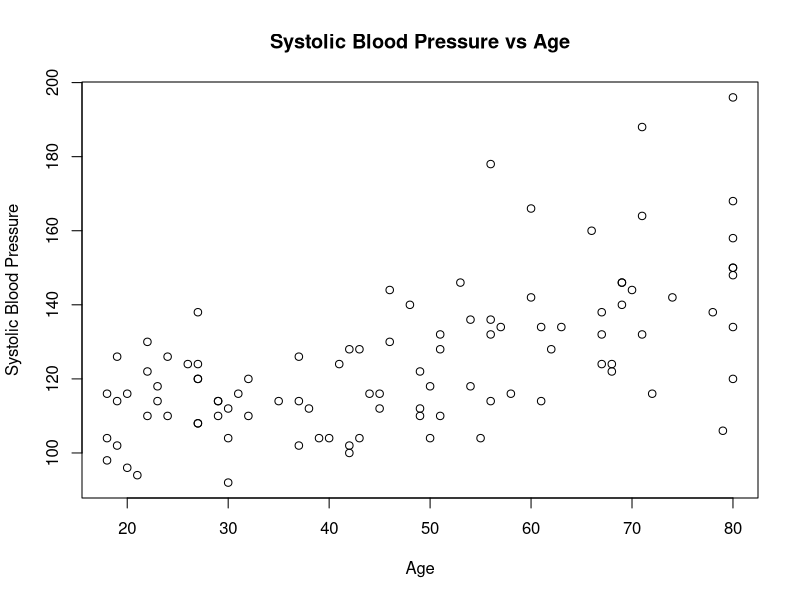
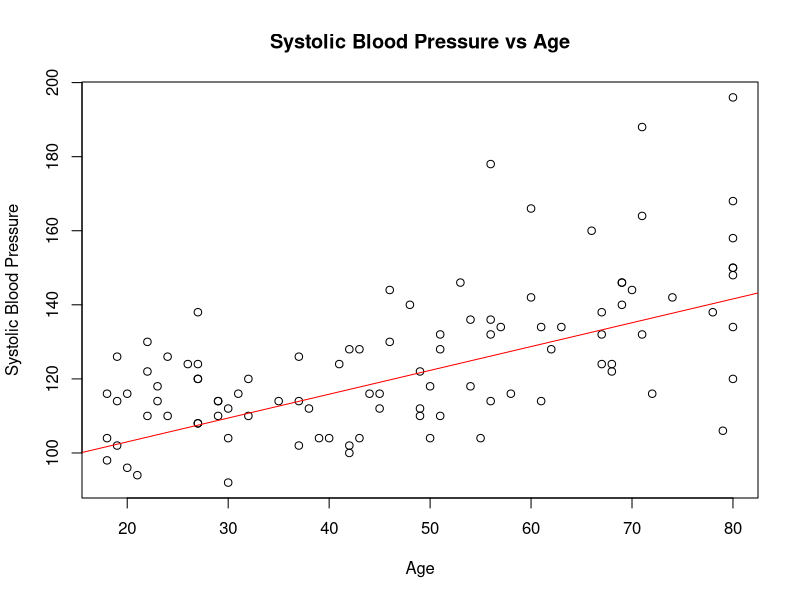

R code for these plots, in order:
## ---- chunk 1
data = read.csv("health_data.csv")
head(data)
## ---- chunk 2
plot(data$Age, data$Systolic_blood_pressure,
     main= "Systolic Blood Pressure vs Age",
     xlab = "Age", ylab = "Systolic Blood Pressure")
## ---- chunk 3
cor(data$Age, data$Systolic_blood_pressure)
## ---- chunk 4
cor(data)
## ---- chunk 5
m = lm(data$Systolic_blood_pressure ~ data$Age)
m
## ---- chunk 6
summary(m)
## ---- chunk 7
m1 = lm(data$Systolic_blood_pressure ~ data$Age + data$Weight)
m1
## ---- chunk 8
summary(m1)
## ---- chunk 9
m2 = lm(data$Systolic_blood_pressure ~ data$Age + data$Weight+data$BMI)
m2
## ---- chunk 10
summary(m2)
## ---- chunk 11
min(data$Age)
## ---- chunk 12
94.872+0.635*32
## ---- chunk 13
plot(data$Age, data$Systolic_blood_pressure,
     main= "Systolic Blood Pressure vs Age",
     xlab = "Age", ylab = "Systolic Blood Pressure")
abline(m2, col="red")
## ---- chunk 14
mu_y = mean(data$Systolic_blood_pressure)
fitted(m2)
## ---- chunk 15
R_squared1 = sum((fitted(m) - mean(data$Systolic_blood_pressure))**2) / sum((data$Systolic_blood_pressure - mean(data$Systolic_blood_pressure))**2)
R_squared1
## ---- chunk 16
R_squared2 = sum((fitted(m1) - mean(data$Systolic_blood_pressure))**2) / sum((data$Systolic_blood_pressure - mean(data$Systolic_blood_pressure))**2)
R_squared2
## ---- chunk 17
R_squared3 = sum((fitted(m2) - mean(data$Systolic_blood_pressure))**2) / sum((data$Systolic_blood_pressure - mean(data$Systolic_blood_pressure))**2)
R_squared3
## ---- chunk 18
regSS = sum((fitted(m2) - mean(data$Systolic_blood_pressure))**2)
resSS = sum((data$Systolic_blood_pressure - mean(data$Systolic_blood_pressure))**2)
## ---- chunk 19
regSS
resSS
## ---- chunk 20
nrow(data)
## ---- chunk 21
qf(0.95, 3, 96)
## ---- chunk 22
qt(0.975, 96)
## ---- chunk 23
qt(0.975, 21)
